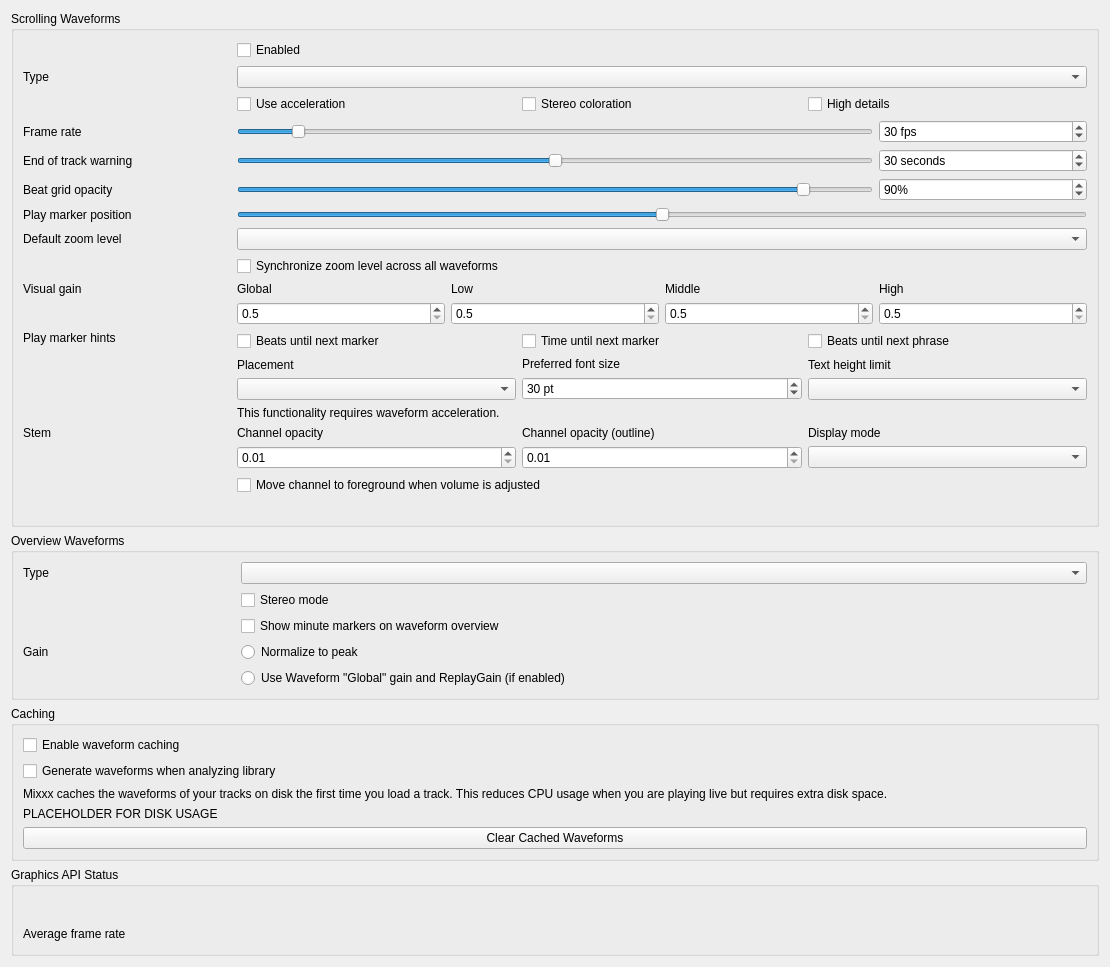
<?xml version="1.0" encoding="UTF-8"?>
<ui version="4.0">
 <class>DlgPrefWaveformDlg</class>
 <widget class="QWidget" name="DlgPrefWaveformDlg">
  <property name="geometry">
   <rect>
    <x>0</x>
    <y>0</y>
    <width>1110</width>
    <height>939</height>
   </rect>
  </property>
  <property name="windowTitle">
   <string>Waveform Preferences</string>
  </property>
  <layout class="QVBoxLayout" name="mainLayout">

  <item>
   <widget class="QGroupBox" name="waveform_groupbox">
    <property name="title">
     <string>Scrolling Waveforms</string>
    </property>
    <layout class="QGridLayout" name="waveform_layout">

     <item row="0" column="1">
      <widget class="QCheckBox" name="useWaveformCheckBox">
       <property name="text">
        <string>Enabled</string>
       </property>
      </widget>
     </item>

     <item row="1" column="0">
      <widget class="QLabel" name="waveformTypeLabel">
       <property name="sizePolicy">
        <sizepolicy hsizetype="Preferred" vsizetype="Preferred">
         <horstretch>0</horstretch>
         <verstretch>0</verstretch>
        </sizepolicy>
       </property>
       <property name="toolTip">
        <string extracomment="The big waveform summary shows the waveform envelope of the track near the current playback position."/>
       </property>
       <property name="text">
        <string>Type</string>
       </property>
       <property name="alignment">
        <set>Qt::AlignLeading|Qt::AlignLeft|Qt::AlignVCenter</set>
       </property>
       <property name="buddy">
        <cstring>waveformTypeComboBox</cstring>
       </property>
      </widget>
     </item>
     <item row="1" column="1" colspan="4">
      <widget class="QComboBox" name="waveformTypeComboBox">
       <property name="toolTip">
        <string>The waveform shows the waveform envelope of the track near the current playback position.
Select from different types of displays for the waveform, which differ primarily in the level of detail shown in the waveform.</string>
       </property>
      </widget>
     </item>

     <item row="2" column="1" colspan="4">
      <layout class="QHBoxLayout" name="waveform_render_options">
       <item>
        <widget class="QCheckBox" name="useAccelerationCheckBox">
         <property name="text">
          <string>Use acceleration</string>
         </property>
        </widget>
       </item>
       <item>
        <widget class="QCheckBox" name="splitLeftRightCheckBox">
         <property name="text">
          <string>Stereo coloration</string>
         </property>
        </widget>
       </item>
       <item>
        <widget class="QCheckBox" name="highDetailCheckBox">
         <property name="text">
          <string>High details</string>
         </property>
        </widget>
       </item>
      </layout>
     </item>

     <item row="4" column="0">
      <widget class="QLabel" name="frameRateLabel">
       <property name="text">
        <string>Frame rate</string>
       </property>
       <property name="alignment">
        <set>Qt::AlignLeading|Qt::AlignLeft|Qt::AlignVCenter</set>
       </property>
       <property name="buddy">
        <cstring>frameRateSlider</cstring>
       </property>
      </widget>
     </item>
     <item row="4" column="1" colspan="3">
      <widget class="QSlider" name="frameRateSlider">
       <property name="sizePolicy">
        <sizepolicy hsizetype="Preferred" vsizetype="Fixed">
         <horstretch>0</horstretch>
         <verstretch>0</verstretch>
        </sizepolicy>
       </property>
       <property name="maximumSize">
        <size>
         <width>16777215</width>
         <height>16777215</height>
        </size>
       </property>
       <property name="minimum">
        <number>10</number>
       </property>
       <property name="maximum">
        <number>240</number>
       </property>
       <property name="value">
        <number>30</number>
       </property>
       <property name="orientation">
        <enum>Qt::Horizontal</enum>
       </property>
      </widget>
     </item>
     <item row="4" column="4">
      <widget class="QSpinBox" name="frameRateSpinBox">
       <property name="toolTip">
        <string/>
       </property>
       <property name="suffix">
        <string> fps</string>
       </property>
       <property name="minimum">
        <number>10</number>
       </property>
       <property name="maximum">
        <number>240</number>
       </property>
       <property name="value">
        <number>30</number>
       </property>
      </widget>
     </item>

     <item row="5" column="0">
      <widget class="QLabel" name="endOfTrackWarningTimeLabel">
       <property name="text">
        <string>End of track warning</string>
       </property>
       <property name="alignment">
        <set>Qt::AlignLeading|Qt::AlignLeft|Qt::AlignVCenter</set>
       </property>
       <property name="buddy">
        <cstring>endOfTrackWarningTimeSlider</cstring>
       </property>
      </widget>
     </item>
     <item row="5" column="1" colspan="3">
      <widget class="QSlider" name="endOfTrackWarningTimeSlider">
       <property name="sizePolicy">
        <sizepolicy hsizetype="Preferred" vsizetype="Fixed">
         <horstretch>0</horstretch>
         <verstretch>0</verstretch>
        </sizepolicy>
       </property>
       <property name="maximumSize">
        <size>
         <width>16777215</width>
         <height>16777215</height>
        </size>
       </property>
       <property name="minimum">
        <number>0</number>
       </property>
       <property name="maximum">
        <number>60</number>
       </property>
       <property name="value">
        <number>30</number>
       </property>
       <property name="orientation">
        <enum>Qt::Horizontal</enum>
       </property>
      </widget>
     </item>
     <item row="5" column="4">
      <widget class="QSpinBox" name="endOfTrackWarningTimeSpinBox">
       <property name="toolTip">
        <string>Highlight the waveforms when the last seconds of a track remains.</string>
       </property>
       <property name="suffix">
        <string> seconds</string>
       </property>
       <property name="minimum">
        <number>0</number>
       </property>
       <property name="maximum">
        <number>60</number>
       </property>
       <property name="value">
        <number>30</number>
       </property>
      </widget>
     </item>

     <item row="6" column="0">
      <widget class="QLabel" name="BeatgridWaveform">
       <property name="toolTip">
        <string/>
       </property>
       <property name="midLineWidth">
        <number>6</number>
       </property>
       <property name="text">
        <string>Beat grid opacity</string>
       </property>
       <property name="alignment">
        <set>Qt::AlignLeading|Qt::AlignLeft|Qt::AlignVCenter</set>
       </property>
      </widget>
     </item>
     <item row="6" column="1" colspan="3">
      <widget class="QSlider" name="beatGridAlphaSlider">
       <property name="maximum">
        <number>100</number>
       </property>
       <property name="value">
        <number>90</number>
       </property>
       <property name="orientation">
        <enum>Qt::Horizontal</enum>
       </property>
      </widget>
     </item>
     <item row="6" column="4">
      <widget class="QSpinBox" name="beatGridAlphaSpinBox">
       <property name="toolTip">
        <string>Set amount of opacity on beat grid lines.</string>
       </property>
       <property name="suffix">
        <string>%</string>
       </property>
       <property name="maximum">
        <number>100</number>
       </property>
       <property name="value">
        <number>90</number>
       </property>
      </widget>
     </item>

     <item row="7" column="0">
      <widget class="QLabel" name="playMarkerPositionLabel">
       <property name="text">
        <string>Play marker position</string>
       </property>
      </widget>
     </item>
     <item row="7" column="1" colspan="4">
      <widget class="QSlider" name="playMarkerPositionSlider">
       <property name="sizePolicy">
        <sizepolicy hsizetype="Preferred" vsizetype="Fixed">
         <horstretch>0</horstretch>
         <verstretch>0</verstretch>
        </sizepolicy>
       </property>
       <property name="maximumSize">
        <size>
         <width>16777215</width>
         <height>16777215</height>
        </size>
       </property>
       <property name="toolTip">
        <string>Moves the play marker position on the waveforms to the left, right or center (default).</string>
       </property>
       <property name="minimum">
        <number>0</number>
       </property>
       <property name="maximum">
        <number>100</number>
       </property>
       <property name="value">
        <number>50</number>
       </property>
       <property name="orientation">
        <enum>Qt::Horizontal</enum>
       </property>
      </widget>
     </item>

     <item row="8" column="0">
      <widget class="QLabel" name="defaultZoomLabel">
       <property name="text">
        <string extracomment="Waveform zoom">Default zoom level</string>
       </property>
       <property name="alignment">
        <set>Qt::AlignLeading|Qt::AlignLeft|Qt::AlignVCenter</set>
       </property>
       <property name="buddy">
        <cstring>defaultZoomComboBox</cstring>
       </property>
      </widget>
     </item>
     <item row="8" column="1" colspan="4">
      <widget class="QComboBox" name="defaultZoomComboBox"/>
     </item>

     <item row="9" column="1" colspan="4">
      <widget class="QCheckBox" name="synchronizeZoomCheckBox">
       <property name="toolTip">
        <string>Synchronize zoom level across all waveform displays.</string>
       </property>
       <property name="text">
        <string>Synchronize zoom level across all waveforms</string>
       </property>
      </widget>
     </item>

     <item row="10" column="0">
      <widget class="QLabel" name="visualGainLabel">
       <property name="text">
        <string>Visual gain</string>
       </property>
       <property name="alignment">
        <set>Qt::AlignLeading|Qt::AlignLeft|Qt::AlignTop</set>
       </property>
       <property name="buddy">
        <cstring>allVisualGain</cstring>
       </property>
      </widget>
     </item>
     <item row="10" column="1" colspan="4">
      <layout class="QGridLayout" name="gridLayout_3">
       <item row="0" column="0">
        <widget class="QLabel" name="visualGainLabel_global">
         <property name="text">
          <string>Global</string>
         </property>
         <property name="alignment">
          <set>Qt::AlignLeading|Qt::AlignLeft|Qt::AlignVCenter</set>
         </property>
         <property name="buddy">
          <cstring>allVisualGain</cstring>
         </property>
        </widget>
       </item>
       <item row="0" column="1">
        <widget class="QLabel" name="visualGainLabel_low">
         <property name="text">
          <string>Low</string>
         </property>
         <property name="alignment">
          <set>Qt::AlignLeading|Qt::AlignLeft|Qt::AlignVCenter</set>
         </property>
         <property name="buddy">
          <cstring>lowVisualGain</cstring>
         </property>
        </widget>
       </item>
       <item row="0" column="2">
        <widget class="QLabel" name="visualGainLabel_mid">
         <property name="text">
          <string>Middle</string>
         </property>
         <property name="alignment">
          <set>Qt::AlignLeading|Qt::AlignLeft|Qt::AlignVCenter</set>
         </property>
         <property name="buddy">
          <cstring>midVisualGain</cstring>
         </property>
        </widget>
       </item>
       <item row="0" column="3">
        <widget class="QLabel" name="visualGainLabel_high">
         <property name="text">
          <string>High</string>
         </property>
         <property name="alignment">
          <set>Qt::AlignLeading|Qt::AlignLeft|Qt::AlignVCenter</set>
         </property>
         <property name="buddy">
          <cstring>highVisualGain</cstring>
         </property>
        </widget>
       </item>

       <item row="1" column="0">
        <widget class="QDoubleSpinBox" name="allVisualGain">
         <property name="toolTip">
          <string>Global visual gain</string>
         </property>
         <property name="decimals">
          <number>1</number>
         </property>
         <property name="minimum">
          <double>0.500000000000000</double>
         </property>
         <property name="maximum">
          <double>5.000000000000000</double>
         </property>
         <property name="singleStep">
          <double>0.100000000000000</double>
         </property>
        </widget>
       </item>
       <item row="1" column="1">
        <widget class="QDoubleSpinBox" name="lowVisualGain">
         <property name="toolTip">
          <string>Visual gain of the low frequencies</string>
         </property>
         <property name="decimals">
          <number>1</number>
         </property>
         <property name="minimum">
          <double>0.500000000000000</double>
         </property>
         <property name="maximum">
          <double>5.000000000000000</double>
         </property>
         <property name="singleStep">
          <double>0.100000000000000</double>
         </property>
        </widget>
       </item>
       <item row="1" column="2">
        <widget class="QDoubleSpinBox" name="midVisualGain">
         <property name="toolTip">
          <string>Visual gain of the middle frequencies</string>
         </property>
         <property name="decimals">
          <number>1</number>
         </property>
         <property name="minimum">
          <double>0.500000000000000</double>
         </property>
         <property name="maximum">
          <double>5.000000000000000</double>
         </property>
         <property name="singleStep">
          <double>0.100000000000000</double>
         </property>
        </widget>
       </item>
       <item row="1" column="3">
        <widget class="QDoubleSpinBox" name="highVisualGain">
         <property name="toolTip">
          <string>Visual gain of the high frequencies</string>
         </property>
         <property name="decimals">
          <number>1</number>
         </property>
         <property name="minimum">
          <double>0.500000000000000</double>
         </property>
         <property name="maximum">
          <double>5.000000000000000</double>
         </property>
         <property name="singleStep">
          <double>0.100000000000000</double>
         </property>
        </widget>
       </item>
      </layout>
     </item>

     <item row="11" column="0">
      <widget class="QLabel" name="marker_hints_label">
       <property name="text">
        <string>Play marker hints</string>
       </property>
       <property name="alignment">
        <set>Qt::AlignLeading|Qt::AlignLeft|Qt::AlignTop</set>
       </property>
      </widget>
     </item>
     <item row="11" column="1" colspan="4">
      <layout class="QHBoxLayout" name="marker_hints_layout">
       <item>
        <widget class="QCheckBox" name="untilMarkShowBeatsCheckBox">
         <property name="text">
          <string>Beats until next marker</string>
         </property>
        </widget>
       </item>
       <item>
        <widget class="QCheckBox" name="untilMarkShowTimeCheckBox">
         <property name="text">
          <string>Time until next marker</string>
         </property>
        </widget>
       </item>
       <item>
        <widget class="QCheckBox" name="untilPhraseShowBeatsCheckBox">
         <property name="text">
          <string>Beats until next phrase</string>
         </property>
        </widget>
       </item>
      </layout>
     </item>

     <item row="12" column="1" colspan="4">
      <layout class="QHBoxLayout" name="marker_option_layout">
       <item>
        <layout class="QVBoxLayout" name="marker_options_placement_layout">
         <item>
          <widget class="QLabel" name="untilMarkAlignLabel">
           <property name="text">
            <string>Placement</string>
           </property>
           <property name="alignment">
            <set>Qt::AlignLeading|Qt::AlignLeft|Qt::AlignVCenter</set>
           </property>
           <property name="buddy">
            <cstring>untilMarkAlignComboBox</cstring>
           </property>
          </widget>
         </item>
         <item>
          <widget class="QComboBox" name="untilMarkAlignComboBox"/>
         </item>
        </layout>
       </item>

       <item>
        <layout class="QVBoxLayout" name="marker_options_font_layout">
         <item>
          <widget class="QLabel" name="untilMarkTextPointSizeLabel">
           <property name="text">
            <string>Preferred font size</string>
           </property>
           <property name="alignment">
            <set>Qt::AlignLeading|Qt::AlignLeft|Qt::AlignVCenter</set>
           </property>
           <property name="buddy">
            <cstring>untilMarkTextPointSizeSpinBox</cstring>
           </property>
          </widget>
         </item>
         <item>
          <widget class="QSpinBox" name="untilMarkTextPointSizeSpinBox">
           <property name="toolTip">
            <string/>
           </property>
           <property name="suffix">
            <string> pt</string>
           </property>
           <property name="minimum">
            <number>10</number>
           </property>
           <property name="maximum">
            <number>100</number>
           </property>
           <property name="value">
            <number>30</number>
           </property>
          </widget>
         </item>
        </layout>
       </item>

       <item>
        <layout class="QVBoxLayout" name="marker_options_textheight_layout">
         <item>
          <widget class="QLabel" name="untilMarkTextHeightLimitLabel">
           <property name="text">
            <string>Text height limit</string>
           </property>
           <property name="alignment">
            <set>Qt::AlignLeading|Qt::AlignLeft|Qt::AlignVCenter</set>
           </property>
           <property name="buddy">
            <cstring>untilMarkTextHeightLimitComboBox</cstring>
           </property>
          </widget>
         </item>
         <item>
          <widget class="QComboBox" name="untilMarkTextHeightLimitComboBox"/>
         </item>
        </layout>
       </item>

      </layout><!-- marker_option_layout -->
     </item>

     <item row="13" column="1" colspan="4">
      <widget class="QLabel" name="requiresGLSLLabel">
       <property name="text">
        <string>This functionality requires waveform acceleration.</string>
       </property>
       <property name="alignment">
        <set>Qt::AlignLeading|Qt::AlignLeft|Qt::AlignVCenter</set>
       </property>
      </widget>
     </item>

     <item row="14" column="0">
      <widget class="QLabel" name="stemOpacityLabel">
       <property name="text">
        <string>Stem</string>
       </property>
       <property name="alignment">
        <set>Qt::AlignLeading|Qt::AlignLeft|Qt::AlignTop</set>
       </property>
       <property name="buddy">
        <cstring>stemOpacitySpinBox</cstring>
       </property>
      </widget>
     </item>
     <item row="14" column="1" colspan="4">
      <layout class="QGridLayout" name="stemOpacityGridLayout">
       <item row="0" column="0">
        <widget class="QLabel" name="stemOpacityMainLabel">
         <property name="text">
          <string>Channel opacity</string>
         </property>
         <property name="alignment">
          <set>Qt::AlignLeading|Qt::AlignLeft|Qt::AlignVCenter</set>
         </property>
         <property name="buddy">
          <cstring>stemOpacitySpinBox</cstring>
         </property>
        </widget>
       </item>
       <item row="0" column="1">
        <widget class="QLabel" name="stemOpacityOutlineLabel">
         <property name="text">
          <string>Channel opacity (outline)</string>
         </property>
         <property name="alignment">
          <set>Qt::AlignLeading|Qt::AlignLeft|Qt::AlignVCenter</set>
         </property>
         <property name="buddy">
          <cstring>stemOutlineOpacitySpinBox</cstring>
         </property>
        </widget>
       </item>
       <item row="0" column="2">
        <widget class="QLabel" name="stemDisplayModeLabel">
         <property name="text">
          <string>Display mode</string>
         </property>
         <property name="alignment">
          <set>Qt::AlignLeading|Qt::AlignLeft|Qt::AlignVCenter</set>
         </property>
         <property name="buddy">
          <cstring>stemDisplayModeComboBox</cstring>
         </property>
        </widget>
       </item>

       <item row="1" column="0">
        <widget class="QDoubleSpinBox" name="stemOpacitySpinBox">
         <property name="toolTip">
          <string>Main stem opacity</string>
         </property>
         <property name="decimals">
          <number>2</number>
         </property>
         <property name="minimum">
          <double>0.010000000000000</double>
         </property>
         <property name="maximum">
          <double>1.000000000000000</double>
         </property>
         <property name="singleStep">
          <double>0.010000000000000</double>
         </property>
        </widget>
       </item>
       <item row="1" column="1">
        <widget class="QDoubleSpinBox" name="stemOutlineOpacitySpinBox">
         <property name="toolTip">
          <string>Outline stem opacity</string>
         </property>
         <property name="decimals">
          <number>2</number>
         </property>
         <property name="minimum">
          <double>0.010000000000000</double>
         </property>
         <property name="maximum">
          <double>1.000000000000000</double>
         </property>
         <property name="singleStep">
          <double>0.010000000000000</double>
         </property>
        </widget>
       </item>
       <item row="1" column="2">
        <widget class="QComboBox" name="stemDisplayModeComboBox">
         <property name="toolTip">
          <string>Select the display layout for stem waveforms</string>
         </property>
        </widget>
       </item>
       <item row="2" column="0" colspan="3">
        <widget class="QCheckBox" name="stemReorderLayerOnChangedCheckBox">
         <property name="text">
          <string>Move channel to foreground when volume is adjusted</string>
         </property>
        </widget>
       </item>
      </layout>
     </item>

     <item row="15" column="1" colspan="4">
      <widget class="QLabel" name="requiresGLSLLabel2">
       <property name="alignment">
        <set>Qt::AlignLeading|Qt::AlignLeft|Qt::AlignVCenter</set>
       </property>
      </widget>
     </item>

    </layout>
   </widget>
  </item><!-- waveform groupbox -->

  <item>
   <widget class="QGroupBox" name="overview_groupbox">
    <property name="title">
     <string>Overview Waveforms</string>
    </property>
    <layout class="QGridLayout" name="overview_layout">

     <item row="0" column="0">
      <widget class="QLabel" name="waveformOverviewLabel">
       <property name="toolTip">
        <string extracomment="The smaller, zoomed-out version of the waveform shows the various markers within the track as well as the waveform envelope of the entire track."/>
       </property>
       <property name="text">
        <string>Type</string>
       </property>
      </widget>
     </item>
     <item row="0" column="1" colspan="4">
      <widget class="QComboBox" name="waveformOverviewComboBox">
       <property name="toolTip">
        <string>The waveform overview shows the waveform envelope of the entire track.
Select from different types of displays for the waveform overview, which differ primarily in the level of detail shown in the waveform.</string>
       </property>
      </widget>
     </item>

     <item row="1" column="1" colspan="4">
      <widget class="QCheckBox" name="overviewStereoCheckBox">
       <property name="text">
        <string>Stereo mode</string>
       </property>
      </widget>
     </item>

     <item row="2" column="1" colspan="4">
      <widget class="QCheckBox" name="overviewMinuteMarkersCheckBox">
       <property name="text">
        <string>Show minute markers on waveform overview</string>
       </property>
      </widget>
     </item>

     <item row="3" column="0">
      <widget class="QLabel" name="overview_gain_label">
       <property name="toolTip">
        <string extracomment="Select a gain mode for the waveform overview."/>
       </property>
       <property name="text">
        <string>Gain</string>
       </property>
      </widget>
     </item>
     <item row="3" column="1" colspan="4">
      <widget class="QRadioButton" name="overview_scale_normalize">
       <property name="text">
        <string>Normalize to peak</string>
       </property>
       <attribute name="buttonGroup">
        <string notr="true">overview_scale_options</string>
       </attribute>
      </widget>
     </item>
     <item row="4" column="1" colspan="4">
      <widget class="QRadioButton" name="overview_scale_allReplayGain">
       <property name="text">
        <string extracomment="'Global' refers to the 'Global' visual gain in the scrolling waveform settings">Use Waveform "Global" gain and ReplayGain (if enabled)</string>
       </property>
       <attribute name="buttonGroup">
        <string notr="true">overview_scale_options</string>
       </attribute>
      </widget>
     </item>

    </layout>
   </widget>
  </item><!-- overview_groupbox -->

  <item>
   <widget class="QGroupBox" name="caching_groupbox">
    <property name="title">
     <string>Caching</string>
    </property>
    <layout class="QVBoxLayout" name="caching_layout">
     <item>
      <widget class="QCheckBox" name="enableWaveformCaching">
       <property name="text">
        <string>Enable waveform caching</string>
       </property>
      </widget>
     </item>
     <item>
      <widget class="QCheckBox" name="enableWaveformGenerationWithAnalysis">
       <property name="text">
        <string>Generate waveforms when analyzing library</string>
       </property>
      </widget>
     </item>
     <item>
      <widget class="QLabel" name="waveformCachingInfo">
       <property name="text">
        <string>Mixxx caches the waveforms of your tracks on disk the first time you load a track. This reduces CPU usage when you are playing live but requires extra disk space.</string>
       </property>
       <property name="wordWrap">
        <bool>true</bool>
       </property>
      </widget>
     </item>
     <item>
      <widget class="QLabel" name="waveformDiskUsage">
       <property name="sizePolicy">
        <sizepolicy hsizetype="Expanding" vsizetype="Minimum">
         <horstretch>0</horstretch>
         <verstretch>0</verstretch>
        </sizepolicy>
       </property>
       <property name="text">
        <string notr="true">PLACEHOLDER FOR DISK USAGE</string>
       </property>
       <property name="wordWrap">
        <bool>true</bool>
       </property>
      </widget>
     </item>
     <item>
      <widget class="QPushButton" name="clearCachedWaveforms">
       <property name="text">
        <string>Clear Cached Waveforms</string>
       </property>
      </widget>
     </item>
    </layout>
   </widget>
  </item><!-- caching_groupbox -->

  <item>
   <widget class="QGroupBox" name="opengl_status_groupbox">
    <property name="title">
     <string>Graphics API Status</string>
    </property>
    <layout class="QGridLayout" name="opengl_status_layout">
     <item row="0" column="0" colspan="3">
      <widget class="QLabel" name="graphicsApiStatusData">
       <property name="sizePolicy">
        <sizepolicy hsizetype="Expanding" vsizetype="Minimum">
         <horstretch>0</horstretch>
         <verstretch>0</verstretch>
        </sizepolicy>
       </property>
       <property name="toolTip">
       <string>Displays the graphics API used by the current renderer.</string>
       </property>
       <property name="text">
        <string/>
       </property>
       <property name="wordWrap">
        <bool>true</bool>
       </property>
       <property name="textInteractionFlags">
        <set>Qt::TextSelectableByKeyboard|Qt::TextSelectableByMouse</set>
       </property>
      </widget>
     </item>
     <item row="1" column="0">
      <widget class="QLabel" name="openGlStatusLabel_2">
       <property name="toolTip">
        <string/>
       </property>
       <property name="text">
        <string>Average frame rate</string>
       </property>
       <property name="alignment">
        <set>Qt::AlignLeading|Qt::AlignLeft|Qt::AlignVCenter</set>
       </property>
      </widget>
     </item>
     <item row="1" column="1" colspan="2">
      <widget class="QLabel" name="frameRateAverage">
       <property name="toolTip">
        <string>Displays the actual frame rate.</string>
       </property>
       <property name="text">
        <string/>
       </property>
      </widget>
     </item>
    </layout>
   </widget>
  </item><!-- opengl_status_groupbox -->

 </layout>
 </widget>
 <tabstops>
  <tabstop>useWaveformCheckBox</tabstop>
  <tabstop>waveformTypeComboBox</tabstop>
  <tabstop>useAccelerationCheckBox</tabstop>
  <tabstop>splitLeftRightCheckBox</tabstop>
  <tabstop>highDetailCheckBox</tabstop>
  <tabstop>frameRateSlider</tabstop>
  <tabstop>frameRateSpinBox</tabstop>
  <tabstop>endOfTrackWarningTimeSlider</tabstop>
  <tabstop>endOfTrackWarningTimeSpinBox</tabstop>
  <tabstop>beatGridAlphaSlider</tabstop>
  <tabstop>beatGridAlphaSpinBox</tabstop>
  <tabstop>playMarkerPositionSlider</tabstop>
  <tabstop>defaultZoomComboBox</tabstop>
  <tabstop>synchronizeZoomCheckBox</tabstop>
  <tabstop>allVisualGain</tabstop>
  <tabstop>lowVisualGain</tabstop>
  <tabstop>midVisualGain</tabstop>
  <tabstop>highVisualGain</tabstop>
  <tabstop>untilMarkShowBeatsCheckBox</tabstop>
  <tabstop>untilMarkShowTimeCheckBox</tabstop>
  <tabstop>untilPhraseShowBeatsCheckBox</tabstop>
  <tabstop>untilMarkAlignComboBox</tabstop>
  <tabstop>untilMarkTextPointSizeSpinBox</tabstop>
  <tabstop>untilMarkTextHeightLimitComboBox</tabstop>
  <tabstop>waveformOverviewComboBox</tabstop>
  <tabstop>overviewStereoCheckBox</tabstop>
  <tabstop>overviewMinuteMarkersCheckBox</tabstop>
  <tabstop>overview_scale_normalize</tabstop>
  <tabstop>overview_scale_allReplayGain</tabstop>
  <tabstop>enableWaveformCaching</tabstop>
  <tabstop>enableWaveformGenerationWithAnalysis</tabstop>
  <tabstop>clearCachedWaveforms</tabstop>
 </tabstops>
 <buttongroups>
  <buttongroup name="overview_scale_options"/>
 </buttongroups>
 <resources/>
 <connections/>
</ui>
